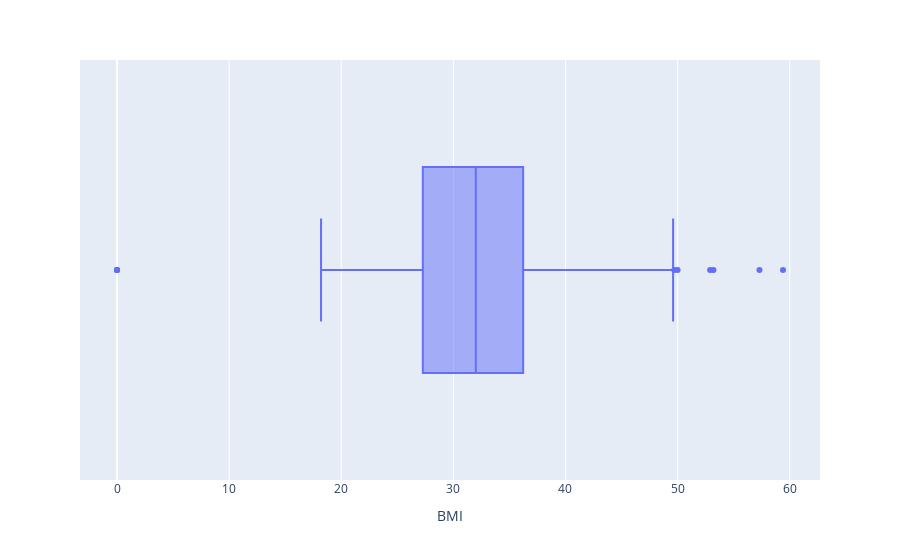

Write notebook code for a chart like this one.
### Code cell
px.box(data_frame=df,x="BMI")

### Figure 1 — Plotly figure (JSON) as saved in the notebook; plotly's stock layout.template omitted (floating-point values rounded to 4 significant figures; data arrays with more than 128 entries replaced by an {"elided": "..."} marker saying what was removed)
{"data": [{"alignmentgroup": "True", "hovertemplate": "BMI=%{x}<extra></extra>", "legendgroup": "", "marker": {"color": "#636efa"}, "name": "", "notched": false, "offsetgroup": "", "orientation": "h", "showlegend": false, "type": "box", "x": {"elided": "685 float values"}, "x0": " ", "xaxis": "x", "y0": " ", "yaxis": "y"}], "layout": {"boxmode": "group", "legend": {"tracegroupgap": 0}, "margin": {"t": 60}, "xaxis": {"anchor": "y", "domain": [0, 1], "title": {"text": "BMI"}}, "yaxis": {"anchor": "x", "domain": [0, 1]}}}
